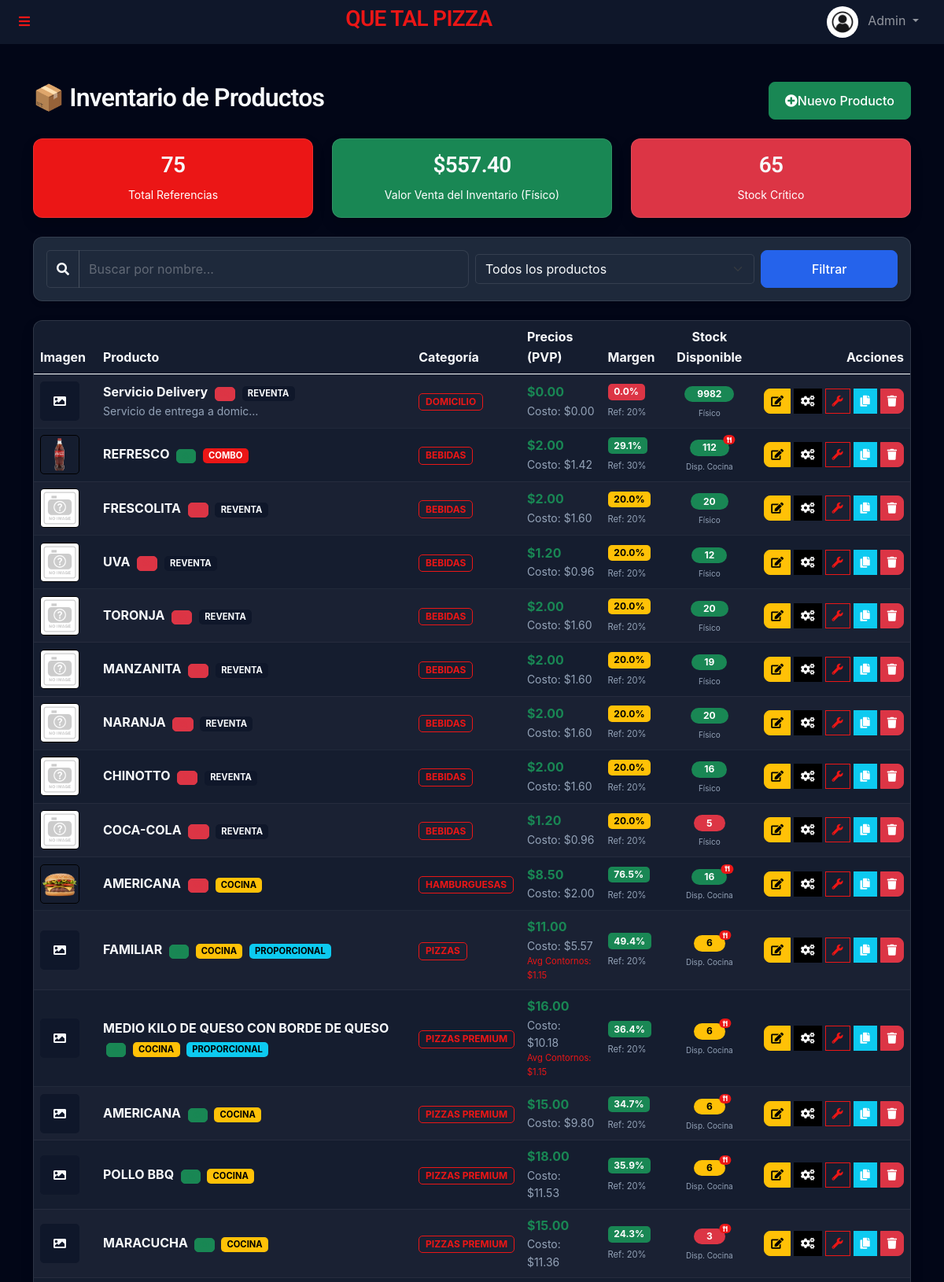
Page /admin/productos.php (signed in, upper part) on the committed database.
### tables this page shows
CREATE TABLE `products` (
  `id` int(11) NOT NULL,
  `name` varchar(100) NOT NULL,
  `description` text DEFAULT NULL,
  `price_usd` decimal(10,2) NOT NULL,
  `price_ves` decimal(10,2) NOT NULL,
  `stock` int(11) NOT NULL,
  `product_type` enum('simple','compound','prepared') DEFAULT 'simple',
  `kitchen_station` enum('pizza','kitchen','bar') DEFAULT 'kitchen',
  `image_url` varchar(255) DEFAULT NULL,
  `created_at` timestamp NULL DEFAULT current_timestamp(),
  `profit_margin` decimal(5,2) NOT NULL DEFAULT 20.00,
  `updated_at` timestamp NULL DEFAULT NULL,
  `linked_manufactured_id` int(11) DEFAULT NULL,
  `max_sides` int(11) DEFAULT 0,
  `contour_logic_type` enum('standard','proportional') DEFAULT 'standard',
  `min_stock` int(11) DEFAULT 5,
  `category_id` int(11) DEFAULT NULL,
  `short_code` varchar(50) DEFAULT NULL,
  `is_visible` tinyint(1) DEFAULT 1
);

CREATE TABLE `categories` (
  `id` int(11) NOT NULL,
  `name` varchar(100) NOT NULL,
  `kitchen_station` enum('pizza','kitchen','bar','none') DEFAULT 'kitchen',
  `icon` varchar(50) DEFAULT 'fa-tag',
  `description` text DEFAULT NULL,
  `is_visible` tinyint(1) DEFAULT 1,
  `created_at` timestamp NULL DEFAULT current_timestamp()
);

### admin/productos.php (the view, shortened to what the rows shown need)
<?php
require_once '../templates/autoload.php';
$search = $_GET['search'] ?? '';
$filter = $_GET['filter'] ?? '';
if ($filter === 'stock_bajo') {
    $productos = $productManager->getLowStockProducts();
} elseif (!empty($search)) {
    $productos = $productManager->searchProducts($search);
} else {
    $productos = $productManager->getAllProducts();
}
require_once '../templates/header.php';
?>
<div class="container mt-5">
    <div class="d-flex justify-content-between align-items-center mb-4">
        <h2>📦 Inventario de Productos</h2>
    </div>
    <div class="card shadow">
        <div class="card-body p-0">
            <div class="table-responsive">
                <table class="table table-striped table-hover mb-0 align-middle">
                    <thead class="table-dark">
                        <tr>
                            <th style="width: 80px;">Imagen</th>
                            <th>Producto</th>
                            <th>Categoría</th>
                            <th>Precios (PVP)</th>
                            <th>Margen</th>
                            <th class="text-center">Stock Disponible</th>
                            <th class="text-end">Acciones</th>
                        </tr>
                    </thead>
                    <tbody>
                        <?php if (!empty($productos)): ?>
                            <?php foreach ($productos as $producto): ?>
                                <tr>
                                    <td>
                                        <?php if (!empty($producto['image_url']) && file_exists("../" . $producto['image_url'])): ?>
                                            <img src="../<?= htmlspecialchars($producto['image_url']) ?>" class="rounded border"
                                                width="50" height="50" style="object-fit: cover;">
                                        <?php else: ?>
                                            <div class="bg-secondary text-white rounded d-flex align-items-center justify-content-center"
                                                style="width: 50px; height: 50px;">
                                                <i class="fa fa-image"></i>
                                            </div>
                                        <?php endif; ?>
                                    </td>
                                    <td>
                                        <span class="fw-bold"><?= htmlspecialchars($producto['name']) ?></span>
                                        <?php if ($producto['is_visible']): ?>
                                            <span class="badge bg-success bg-opacity-10 text-success border border-success ms-1" style="font-size: 0.6em;" title="Visible en tienda">
                                                <i class="fa fa-eye"></i>
                                            </span>
                                        <?php else: ?>
                                            <span class="badge bg-danger bg-opacity-10 text-danger border border-danger ms-1" style="font-size: 0.6em;" title="Oculto en tienda">
                                                <i class="fa fa-eye-slash"></i>
                                            </span>
                                        <?php endif; ?>
                                        <?php if ($producto['product_type'] === 'prepared'): ?>
                                            <span class="badge bg-warning text-dark ms-1" style="font-size: 0.7em;">COCINA</span>
                                        <?php elseif ($producto['product_type'] === 'simple'): ?>
                                            <span class="badge bg-secondary ms-1" style="font-size: 0.7em;">REVENTA</span>
                                        <?php elseif ($producto['product_type'] === 'compound'): ?>
                                            <span class="badge bg-primary ms-1" style="font-size: 0.7em;">COMBO</span>
                                        <?php endif; ?>
                                        <?php if (($producto['contour_logic_type'] ?? 'standard') === 'proportional'): ?>
                                            <span class="badge bg-info text-dark ms-1" style="font-size: 0.7em;"
                                                title="Lógica de contornos dividida">PROPORCIONAL</span>
                                        <?php endif; ?>
                                        <br>
                                        <small class="text-muted text-truncate d-block" style="max-width: 200px;">
                                            <?= htmlspecialchars($producto['description'] ?? '') ?>
                                        </small>
                                    </td>
                                    <td>
                                        <?php if (!empty($producto['category_name'])): ?>
                                            <span class="badge bg-outline-primary text-primary border border-primary">
                                                <?= htmlspecialchars($producto['category_name']) ?>
                                            </span>
                                        <?php else: ?>
                                            <span class="text-muted small">Sin Cat.</span>
                                        <?php endif; ?>
                                    </td>
                                    <td>
                                        <?php
                                            $costBreakdown = $productManager->calculateProductCost($producto['id'], 0, true);
                                            $totalCosto = $costBreakdown['total'];
                                            $price = floatval($producto['price_usd']);
                                            $profit = $price - $totalCosto;
                                            $realMargin = ($price > 0) ? ($profit / $price) * 100 : 0;
                                        ?>
                                        <div class="d-flex flex-column">
                                            <span class="fw-bold text-success" title="Precio de Venta">$<?= number_format($producto['price_usd'], 2) ?></span>
                                            <span class="small text-muted" title="Costo de Producción">Costo: $<?= number_format($totalCosto, 2) ?></span>
                                            <?php if ($costBreakdown['sides'] > 0): ?>
                                                <span class="text-primary" style="font-size: 0.7em;" title="Costo promedio de contornos">
                                                    Avg Contornos: $<?= number_format($costBreakdown['sides'], 2) ?>
                                                </span>
                                            <?php endif; ?>
                                        </div>
                                    </td>
                                    <td>
                                        <span class="badge <?= $realMargin > 20 ? 'bg-success' : ($realMargin > 10 ? 'bg-warning text-dark' : 'bg-danger') ?>">
                                            <?= number_format($realMargin, 1) ?>%
                                        </span>
                                        <br>
                                        <small class="text-muted" style="font-size: 0.7em;">Ref: <?= number_format($producto['profit_margin'], 0) ?>%</small>
                                    </td>
                                    <td class="text-center">
                                        <?php
                                        $stockMostrar = 0;
                                        $esVirtual = false;
                                        if ($producto['product_type'] === 'simple') {
                                            $stockMostrar = $producto['stock'];
                                            $esVirtual = false;
                                        } else {
                                            $stockMostrar = $productManager->getVirtualStock($producto['id']);
                                            $esVirtual = true;
                                        }
                                        $stockClass = 'bg-success';
                                        $min = $producto['min_stock'] ?? 5;
                                        if ($stockMostrar <= $min)
                                            $stockClass = 'bg-danger';
                                        elseif ($stockMostrar <= ($min * 2))
                                            $stockClass = 'bg-warning text-dark';
                                        ?>
                                        <span class="badge <?= $stockClass ?> rounded-pill px-3 position-relative">
                                            <?= $stockMostrar ?>
                                            <?php if ($esVirtual): ?>
                                                <span
                                                    class="position-absolute top-0 start-100 translate-middle badge rounded-pill bg-primary"
                                                    style="font-size: 0.6em;" title="Calculado según ingredientes disponibles">
                                                    <i class="fa fa-utensils"></i>
                                                </span>
                                            <?php endif; ?>
                                        </span>
                                        <div style="font-size: 10px;" class="text-muted mt-1">
                                            <?= $esVirtual ? 'Disp. Cocina' : 'Físico' ?>
                                        </div>
                                    </td>
                                    <td class="text-end">
                                        <div class="btn-group">
                                            <a href="edit_product.php?id=<?= $producto['id'] ?>" class="btn btn-sm btn-warning"
                                                title="Editar">
                                                <i class="fa fa-edit"></i>
                                            </a>
                                            <a href="configurar_receta.php?id=<?= $producto['id'] ?>"
                                                class="btn btn-sm btn-dark ms-1" title="Configurar Receta">
                                                <i class="fa fa-cogs"></i>
                                            </a>
                                            <a href="configurar_defecto.php?id=<?= $producto['id'] ?>"
                                                class="btn btn-sm btn-outline-primary ms-1" title="Configurar Defectos">
                                                <i class="fa fa-wrench"></i>
                                            </a>
                                            <button type="button" class="btn btn-sm btn-info ms-1 text-white btn-duplicate"
                                                title="Duplicar" data-url="duplicate_product.php?id=<?= $producto['id'] ?>"
                                                data-name="<?= htmlspecialchars($producto['name']) ?>">
                                                <i class="fa fa-copy"></i>
                                            </button>
                                            <button type="button" class="btn btn-sm btn-danger ms-1 btn-delete" title="Eliminar"
                                                data-url="delete_product.php?id=<?= $producto['id'] ?>"
                                                data-name="<?= htmlspecialchars($producto['name']) ?>">
                                                <i class="fa fa-trash"></i>
                                            </button>
                                        </div>
                                    </td>
                                </tr>
                            <?php endforeach; ?>
                        <?php endif; ?>
                    </tbody>
                </table>
            </div>
        </div>
    </div>
</div>
<?php require_once '../templates/footer.php'; ?>

### rows in the picture
products: name "Servicio Delivery", is_visible 0 (drawn), product_type "REVENTA", description "Servicio de entrega a domic…", category.name "DOMICILIO", price_usd "0.00", totalCosto "0.00", price_usd "0.0", profit_margin "20", stock "9982"
products: image_url (picture), name "REFRESCO", is_visible 1 (drawn), product_type "COMBO", category.name "BEBIDAS", price_usd "2.00", totalCosto "1.42", price_usd "29.1", profit_margin "30", stockMostrar "112"
products: image_url (placeholder picture), name "FRESCOLITA", is_visible 0 (drawn), product_type "REVENTA", category.name "BEBIDAS", price_usd "2.00", totalCosto "1.60", price_usd "20.0", profit_margin "20", stock "20"
products: image_url (placeholder picture), name "UVA", is_visible 0 (drawn), product_type "REVENTA", category.name "BEBIDAS", price_usd "1.20", totalCosto "0.96", price_usd "20.0", profit_margin "20", stock "12"
products: image_url (placeholder picture), name "TORONJA", is_visible 0 (drawn), product_type "REVENTA", category.name "BEBIDAS", price_usd "2.00", totalCosto "1.60", price_usd "20.0", profit_margin "20", stock "20"
products: image_url (placeholder picture), name "MANZANITA", is_visible 0 (drawn), product_type "REVENTA", category.name "BEBIDAS", price_usd "2.00", totalCosto "1.60", price_usd "20.0", profit_margin "20", stock "19"
products: image_url (placeholder picture), name "NARANJA", is_visible 0 (drawn), product_type "REVENTA", category.name "BEBIDAS", price_usd "2.00", totalCosto "1.60", price_usd "20.0", profit_margin "20", stock "20"
products: image_url (placeholder picture), name "CHINOTTO", is_visible 0 (drawn), product_type "REVENTA", category.name "BEBIDAS", price_usd "2.00", totalCosto "1.60", price_usd "20.0", profit_margin "20", stock "16"
products: image_url (placeholder picture), name "COCA-COLA", is_visible 0 (drawn), product_type "REVENTA", category.name "BEBIDAS", price_usd "1.20", totalCosto "0.96", price_usd "20.0", profit_margin "20", stock "5"
products: image_url (picture), name "AMERICANA", is_visible 0 (drawn), product_type "COCINA", category.name "HAMBURGUESAS", price_usd "8.50", totalCosto "2.00", price_usd "76.5", profit_margin "20", stockMostrar "16"
products: name "FAMILIAR", is_visible 1 (drawn), product_type "COCINA", contour_logic_type "PROPORCIONAL", category.name "PIZZAS", price_usd "11.00", totalCosto "5.57", sides "1.15", price_usd "49.4", profit_margin "20", stockMostrar "6"
products: name "MEDIO KILO DE QUESO CON BORDE DE QUESO", is_visible 1 (drawn), product_type "COCINA", contour_logic_type "PROPORCIONAL", category.name "PIZZAS PREMIUM", price_usd "16.00", totalCosto "10.18", sides "1.15", price_usd "36.4", profit_margin "20", stockMostrar "6"
products: name "AMERICANA", is_visible 1 (drawn), product_type "COCINA", category.name "PIZZAS PREMIUM", price_usd "15.00", totalCosto "9.80", price_usd "34.7", profit_margin "20", stockMostrar "6"
products: name "POLLO BBQ", is_visible 1 (drawn), product_type "COCINA", category.name "PIZZAS PREMIUM", price_usd "18.00", totalCosto "11.53", price_usd "35.9", profit_margin "20", stockMostrar "6"
products: name "MARACUCHA", is_visible 1 (drawn), product_type "COCINA", category.name "PIZZAS PREMIUM", price_usd "15.00", totalCosto "11.36", price_usd "24.3", profit_margin "20", stockMostrar "3"

### other values in the picture
$GLOBALS['site_name'] "QUE TAL PIZZA"
$user_role "Admin"
$totalProductos "75"
$valorInventarioUsd "557.40"
$itemsCriticos "65"
